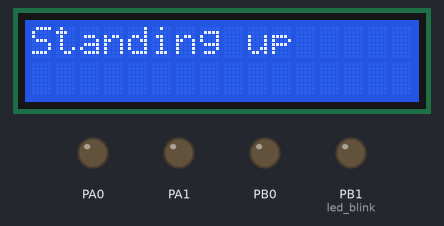
A program run on a simulated ATmega1284P, built with avr-gcc and emulated at 16 MHz. On the bench: 16×2 character LCD, output pins drawn as LEDs (lit = HIGH). Wiring (inferred from the names in the program): character LCD (HD44780): RS PA3; E PA2; data PA4, PA5, PA6, PA7. Pins used as bus, display or sensor lines are not drawn; what the program prints to the serial monitor is not drawn.

Above: at 3.3 s.
At 6.3 s:
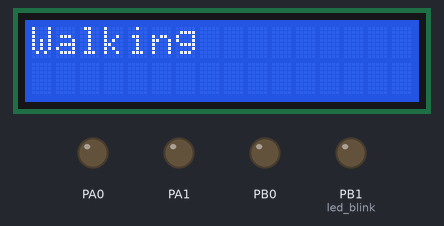
Timing chart, 0 to 7.8 s (numbered marks = the images above):
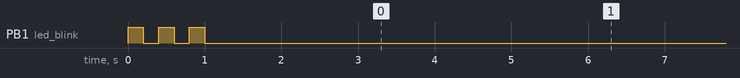

Measured:
- by itself, PB1 (led_blink): alternates HIGH for 0.20 s and LOW for 0.20 s, 6 changes in all, then stays LOW
- what the display in image 0 shows lasts 3.0 s, from 3.3 s to 6.3 s

The program:

styrmodul_halv_duplex.c
```c
#ifndef F_CPU
#define F_CPU 16000000UL                    // Sätt CPU-klockan till 16 MHz
#endif

#include <util/delay.h>
#include <avr/interrupt.h>
#include <avr/io.h>
#include <stdlib.h>
#include "main.h"
#include "alfred_monkaS.h"

// -- USART definitioner
#define TXD0_READY bit_is_set(UCSR0A,5)
#define TXD0_FINISHED bit_is_set(UCSR0A,6)
#define RXD0_READY bit_is_set(UCSR0A,7)
#define TXD0_DATA (UDR0)
#define RXD0_DATA (UDR0)

#define BAUD 1000000
#define BAUDRATE ((F_CPU)/(BAUD*16UL)-1)    //Sätt baudrate för UBRR enligt formel i databladet

//Olika kommandon för servona
typedef enum ServoCommand
{
	PING = 1,
	READ = 2,
	WRITE = 3,
	REG = 4,
	ACTION = 5
} ServoCommand;

/************************************************************************************************************
*******************************************  FUNKTIONER FÖR UART  *******************************************
************************************************************************************************************/

void UART0RecieveMode(void)
{
	UCSR0B = (0<<TXEN0)|(1<<RXEN0);
}

void UART0SendMode(void)
{
	UCSR0B = (1<<TXEN0)|(0<<RXEN0);
}

//Initiera UART
void uart_init (void)
{
	UBRR0H = (unsigned char)(BAUDRATE>>8);			//Skifta registret åt höger med 8 bitar
	UBRR0L = (unsigned char)BAUDRATE;				//Sätt baudrate
	//UCSR0B = (1<<TXEN0)|(1<<RXEN0);					//Enable receiver and transmitter
	UCSR0C = (0<<USBS0)|(1<<UCSZ00)|(1<<UCSZ01)|(0<<UPM01);	//Sätter 1 stoppbit, samt 8bit dataformat
	UART0RecieveMode();
}

//Skicka med UART
void uart_transmit (unsigned char data)
{
	while(!( UCSR0A & (1<<UDRE0)));		//Väntar på att "transmit-buffern" ska bli tom genom att kolla UDRE-flaggan
	UDR0 = data;                        //Ladda in datan i registret (UDR = Uart Data Register)
}

//Ta emot med UART
unsigned char uart_recieve (void)
{
	while(!(UCSR0A & (1<<RXC0)));           //Väntar på att data ska finnas i "receive-buffern" genom att kolla RXCn-flaggan
	return UDR0;                             // return 8-bit data
}

/************************************************************************************************************
**************************************  FUNKTIONER FÖR GET-KOMMANDON  **************************************
************************************************************************************************************/

uint16_t servo_read_status_packet()
{
	uint16_t ValueOfParameters = 0;
	uint8_t Start1 = uart_recieve();
	uint8_t Start2 = uart_recieve();
	uint8_t ID = uart_recieve();
	uint8_t Length = uart_recieve();
	uint8_t Error = uart_recieve();
	uint8_t HelpVariable = 0;
	//Läser av parametervärdena och sparar värdet i ValueOfParameters
	while (Length > 2)
	{
		ValueOfParameters = ValueOfParameters + (uart_recieve() << (8*HelpVariable));
		HelpVariable++;
		Length--;
	}

	//uint8_t	data1 = uart_recieve();
	//uint8_t	data2 = uart_recieve();
	//uint16_t data = data1 + data2*256;
	uint8_t CheckSum = uart_recieve();
	led_blink(1);
	return ValueOfParameters;//*(uint16_t)300/1023;
}


/************************************************************************************************************
**************************************  FUNKTIONER FÖR SET-KOMMANDON  **************************************
************************************************************************************************************/
//Skicka ett kommando till servon
void send_servo_command (const uint8_t servoId, const ServoCommand commandByte, const uint8_t numParams, const uint8_t *params)
{
	UART0SendMode();
	UCSR0A = UCSR0A | (0 << 6); // Gjorde så att vi kunde skicka en instruktion efter en instruktion/read.
	uart_transmit(0xff);
	uart_transmit(0xff);  // 2 stycken startbytes

	uart_transmit(servoId);  // servo-ID
	uint8_t checksum = servoId;

	uart_transmit(numParams + 2);  //Antal parametrar + 2
	uart_transmit((uint8_t)commandByte);  //Kommandot
	checksum += numParams + 2 + commandByte;

	for (uint8_t i = 0; i < numParams; i++)
	{
		uart_transmit(params[i]);  //Parametrar
		checksum += params[i];
	}
	cli(); // Blockera avbrott
	uart_transmit(~checksum);  // checksum
	while(!TXD0_FINISHED) //TXD0 sätts till 1 då all data shiftats ut ifrån usarten
	{
		// Vänta tills den sänt klart det sista
	}
	UART0RecieveMode();
	sei(); // Tillåt interrupts igen
}

//Sätt vinkel för servon
void set_servo_angle (const uint8_t servoId, const float angle)
{
	//if (angle < 0 || angle > 300)
	//return false;
	// angle values go from 0 to 0x3ff (1023)
	const uint16_t angleValue = (uint16_t)(angle * (1023.0 / 300.0));
	const uint8_t highByte = (uint8_t)((angleValue >> 8) & 0xff);
	const uint8_t lowByte = (uint8_t)(angleValue & 0xff);
	const uint8_t params[3] = {GOAL_ANGLE, lowByte, highByte};
	send_servo_command (servoId, WRITE, 3, params);
}

//Välj när ett servo ska skicka tillbaka data.
void set_servo_status_return_level (const uint8_t servoId, const uint8_t returnlevel)
{
	/*  0 Do not respond to any instructions
		1 Respond only to READ_DATA instructions
		2 Respond to all instructions	*/
	const uint8_t params[2] = {RETURN_LEVEL, returnlevel};
	send_servo_command (servoId, WRITE, 2, params);
}

void set_servo_max_speed (const uint8_t servoId, const uint16_t speedValue)
{
	const uint8_t highByte = (uint8_t)((speedValue >> 8) & 0xff);
	const uint8_t lowByte = (uint8_t)(speedValue & 0xff);
	const uint8_t params[3] = {MAX_SPEED, lowByte, highByte};
	send_servo_command(servoId, WRITE, 3, params);
}

//Sätter gräns för tillåten belastning
void set_servo_torque (const uint8_t servoId,
const uint16_t torqueValue)
{
	const uint8_t highByte = (uint8_t)((torqueValue >> 8) & 0xff);
	const uint8_t lowByte = (uint8_t)(torqueValue & 0xff);
	const uint8_t params[3] = {TORQUE, lowByte, highByte};
	send_servo_command(servoId, WRITE, 3, params);
	//if (!getAndCheckResponse (servoId))
	//return false;
}

//Sätter gränser för tillåtna servovinklar
void set_servo_angle_limit (const uint8_t servoId, const uint16_t lowerLimit,
							const uint16_t higherLimit)
{
	const uint8_t highByte1 = (uint8_t)((lowerLimit >> 8) & 0xff);
	const uint8_t lowByte1 = (uint8_t)(lowerLimit & 0xff);
	const uint8_t params1[3] = {LOWER_ANGLE_LIMIT, lowByte1, highByte1};
	send_servo_command(servoId, WRITE, 3, params1);

	const uint8_t highByte2 = (uint8_t)((higherLimit >> 8) & 0xff);
	const uint8_t lowByte2 = (uint8_t)(higherLimit & 0xff);
	const uint8_t params2[3] = {HIGHER_ANGLE_LIMIT, lowByte2, highByte2};
	send_servo_command(servoId, WRITE, 3, params2);
}

//Laddar ett servo med en vinkel som sedan utförs med "action();"
void reg_servo_angle (const uint8_t servoId, const float angle)
{
	const uint16_t angleValue = (uint16_t)(angle * (1023.0 / 300.0));
	const uint8_t highByte = (uint8_t)((angleValue >> 8) & 0xff);
	const uint8_t lowByte = (uint8_t)(angleValue & 0xff);
	const uint8_t params[3] = {GOAL_ANGLE, lowByte, highByte};
	send_servo_command (servoId, REG, 3, params);
}

//Utför de REG_WRITE-instruktioner som servona har laddats med
void action(void)
{
	const uint8_t params[1] = {0};
	send_servo_command (0xfe, ACTION, 0, params);
}

/************************************************************************************************************
*******************************************  INITIERING  ***************************************************
************************************************************************************************************/

void stand(void)
{
	reg_servo_angle(0, STAND_DEG_00);
	reg_servo_angle(3, STAND_DEG_03);
	reg_servo_angle(6, STAND_DEG_06);
	reg_servo_angle(9, STAND_DEG_09);
	reg_servo_angle(12, STAND_DEG_12);
	reg_servo_angle(15, STAND_DEG_15);

	reg_servo_angle(1, STAND_DEG_01);
	reg_servo_angle(4, STAND_DEG_04);
	reg_servo_angle(7, STAND_DEG_07);
	reg_servo_angle(10, STAND_DEG_10);
	reg_servo_angle(13, STAND_DEG_13);
	reg_servo_angle(16, STAND_DEG_16);
	action();

	reg_servo_angle(2, STAND_DEG_02);
	reg_servo_angle(5, STAND_DEG_05);
	reg_servo_angle(8, STAND_DEG_08);
	reg_servo_angle(11, STAND_DEG_11);
	reg_servo_angle(14, STAND_DEG_14);
	reg_servo_angle(17, STAND_DEG_17);
	action();
}

/************************************************************************************************************
*******************************************  FUNKTIONER FÖR ENKSKILDA BEN ***********************************
************************************************************************************************************/

//Funktioner för att förflytta det vänstra främre benet
void front_left_forward_start(void)
{
	reg_servo_angle(0, (STAND_DEG_00 + 5));
	reg_servo_angle(1, (STAND_DEG_01 - 20));
	reg_servo_angle(2, (STAND_DEG_02 + 30));
}

void front_left_forward_end(void)
{
	reg_servo_angle(0, (STAND_DEG_00 - 5));
	reg_servo_angle(1, (STAND_DEG_01 + 60));
	reg_servo_angle(2, (STAND_DEG_02 - 10));
}


//Funktioner för att förflytta det högra främre benet
void front_right_forward_start(void)
{
	reg_servo_angle(15, (STAND_DEG_15 + 5));
	reg_servo_angle(16, (STAND_DEG_16 - 20));
	reg_servo_angle(17, (STAND_DEG_17 + 30));
}
void front_right_forward_end(void)
{
	reg_servo_angle(15, (STAND_DEG_15 - 5));
	reg_servo_angle(16, (STAND_DEG_16 + 60));
	reg_servo_angle(17, (STAND_DEG_17 - 10));
}

//Funktioner för att förflytta det vänstra mellersta benet
void middle_left_forward_start(void)
{
	reg_servo_angle(3, (STAND_DEG_03 - 5));
	reg_servo_angle(4, (STAND_DEG_04 + 15));
	reg_servo_angle(5, STAND_DEG_05);
}

void middle_left_forward_end(void)
{
	reg_servo_angle(3, (STAND_DEG_03 + 5));
	reg_servo_angle(4, (STAND_DEG_04 - 15));
	reg_servo_angle(5, (STAND_DEG_05 + 30)); //tidigare 230
}

//Funktioner för att förflytta det högra mellersta benet
void middle_right_forward_start(void)
{
	reg_servo_angle(12, (STAND_DEG_12 - 5));
	reg_servo_angle(13, (STAND_DEG_13 + 15));
	reg_servo_angle(14, STAND_DEG_14);
}

void middle_right_forward_end(void)
{
	reg_servo_angle(12, (STAND_DEG_12 + 5));
	reg_servo_angle(13, (STAND_DEG_13 - 15));
	reg_servo_angle(14, (STAND_DEG_14 + 30));
}

//Funktioner för att förflytta det bakre vänstra benet
void back_left_forward_start(void)
{
	reg_servo_angle(6, (STAND_DEG_06 + 5));
	reg_servo_angle(7, (STAND_DEG_07 + 20));
	reg_servo_angle(8, (STAND_DEG_08 - 10));
}

void back_left_forward_end(void)
{
	reg_servo_angle(6, (STAND_DEG_06 - 5));
	reg_servo_angle(7, (STAND_DEG_07 - 5));
	reg_servo_angle(8, (STAND_DEG_08 + 10));
}

//Funktioner för att förflytta det högra bakre benet
void back_right_forward_start(void)
{
	reg_servo_angle(9, (STAND_DEG_09 + 5));
	reg_servo_angle(10, (STAND_DEG_10 + 20));
	reg_servo_angle(11, (STAND_DEG_11 - 10));
}

void back_right_forward_end(void)
{
	reg_servo_angle(9, (STAND_DEG_09 - 5));
	reg_servo_angle(10, (STAND_DEG_10 - 5));
	reg_servo_angle(11, (STAND_DEG_11 + 10));
}

/************************************************************************************************************
*******************************************  HÅRDKODAD GÅNG  ***********************************************
************************************************************************************************************/

void theos_forward_walk_start(void)
{
	back_left_forward_start();
	middle_right_forward_start();
	front_left_forward_start();

	back_right_forward_start();
	middle_left_forward_start();
	front_right_forward_start();
}

void theos_forward_walk_end(void)
{
	back_left_forward_end();
	middle_right_forward_end();
	front_left_forward_end();

	back_right_forward_end();
	middle_left_forward_end();
	front_right_forward_end();
}

/************************************************************************************************************
********************************************  ÖVRIGA FUNKTIONER  ********************************************
************************************************************************************************************/
void servo_init(void)
{
	set_servo_max_speed(0xfe, 100);
	set_servo_status_return_level(0xfe, 0x01); //Skicka bara return-packet när READ används
}

void led_blink(uint16_t i)
{
	if (i< 0)
	return;
	//Blink LED "i" number of times
	for (; i>0; --i)
	{
		PORTB|=(1<<1);
		_delay_ms(200);
		PORTB=(0<<1);
		_delay_ms(200);
	}
}

int main (void)
{
	DDRB |= 0x03;
	led_blink(3);
	uart_init();
	LCD_Init();

	set_servo_status_return_level(0xfe, 0x01);
	set_servo_torque(0xfe, 1023);
	set_servo_max_speed(0xfe, 130);
	_delay_ms(2000);

	const uint8_t params[2] = {PRESENT_ANGLE, 0x02};

	char *lcd_value = "0";
	uint16_t return_packet;
	LCD_Clear();
	LCD_String("Standing up");
	stand();
	_delay_ms(3000);
	LCD_Clear();
	LCD_String("Walking");


	while(1)
	{
		//set_servo_angle(0x06, 80);
		//_delay_ms(2000);
		theos_forward_walk_start();
		action();
		_delay_ms(500);
		theos_forward_walk_end();
		action();
		_delay_ms(500);

		//for(int i = 0; i <= 125; i+=5)
		//{
			//set_servo_angle(0x06, (80 + i));
			//_delay_ms(50);
			//send_servo_command (0x06, READ, 2, params);
			//return_packet = servo_read_status_packet();
			//_delay_ms(30);
			//LCD_Clear();
			//LCD_String("PRESENT ANGLE:");
			//LCD_Command(0xc0);
			//itoa(return_packet*0.293255, lcd_value, 10);						//Konvertera return_packet till string. Spara i lcd_value. Talbas 10
			//LCD_String(lcd_value);									// Write string on 2nd line
			//_delay_ms(140);
		//}
	}
	return 0;
}


//theos_forward_walk_start();
//action();
//_delay_ms(500);
//theos_forward_walk_end();
//action();
//_delay_ms(500);
```

alfred_monkaS.c
```c
/*
 * alfred_monkaS.c
 *
 * Created: 4/10/2018 1:36:23 PM
 *  Author: ludju571
 */
#include "alfred_monkaS.h"
#define F_CPU 16000000UL

void LCD_Command( unsigned char cmnd )
{
	LCD_Port = (LCD_Port & 0x0F) | (cmnd & 0xF0);   /* sending upper nibble */
	LCD_Port &= ~ (1<<RS);							/* RS=0, command reg. */
	LCD_Port |= (1<<EN);							/* Enable pulse */
	_delay_us(1);
	LCD_Port &= ~ (1<<EN);

	_delay_us(200);

	LCD_Port = (LCD_Port & 0x0F) | (cmnd << 4);		 /* sending lower nibble */
	LCD_Port |= (1<<EN);
	_delay_us(1);
	LCD_Port &= ~ (1<<EN);
	_delay_ms(2);
}


void LCD_Char( unsigned char data )
{
	LCD_Port = (LCD_Port & 0x0F) | (data & 0xF0);   /* sending upper nibble */
	LCD_Port |= (1<<RS);							/* RS=1, data reg. */
	LCD_Port|= (1<<EN);
	_delay_us(1);
	LCD_Port &= ~ (1<<EN);

	_delay_us(200);

	LCD_Port = (LCD_Port & 0x0F) | (data << 4); /* sending lower nibble */
	LCD_Port |= (1<<EN);
	_delay_us(1);
	LCD_Port &= ~ (1<<EN);
	_delay_ms(2);
}

void LCD_Init (void)					/* LCD Initialize function */
{
	LCD_Dir = 0xFF;						/* Make LCD command port direction as o/p */
	_delay_ms(20);						/* LCD Power ON delay always >15ms */

	LCD_Command(0x33);
	LCD_Command(0x32);		    		/* send for 4 bit initialization of LCD  */
	LCD_Command(0x28);              	/* Use 2 line and initialize 5*7 matrix in (4-bit mode)*/
	LCD_Command(0x0c);              	/* Display on cursor off*/
	LCD_Command(0x06);              	/* Increment cursor (shift cursor to right)*/
	LCD_Command(0x01);              	/* Clear display screen*/
	_delay_ms(2);
	LCD_Command (0x80);					/* Cursor 1st row 0th position */
}


void LCD_String (char *str)				/* Send string to LCD function */
{
	int i;
	for(i=0;str[i]!=0;i++)				/* Send each char of string till the NULL */
	{
		LCD_Char (str[i]);
	}
}

void LCD_String_xy (char row, char pos, char *str)	/* Send string to LCD with xy position */
{
	if (row == 0 && pos<16)
	LCD_Command((pos & 0x0F)|0x80);		/* Command of first row and required position<16 */
	else if (row == 1 && pos<16)
	LCD_Command((pos & 0x0F)|0xC0);		/* Command of first row and required position<16 */
	LCD_String(str);					/* Call LCD string function */
}

void LCD_Clear()
{
	LCD_Command (0x01);					/* Clear display */
	_delay_ms(2);
	LCD_Command (0x80);					/* Cursor 1st row 0th position */
}

 /*
int main()
{
	while(1)
	{
		LCD_Init();							// Initialization of LCD
		LCD_String("OlovmonkaS");			// Write string on 1st line of LCD
		LCD_Command(0xc0);					// Go to 2nd line
		LCD_String("xd Lul");				// Write string on 2nd line
		_delay_ms(2000);
		LCD_Clear();
		_delay_ms(300);
	}
}
*/
```

alfred_monkaS.h
```c
#ifndef LCD_H
#define LCD_H

#include <inttypes.h>
#include <avr/pgmspace.h>


#define F_CPU 16000000UL
#include <avr/io.h>
#include <util/delay.h>

#define LCD_Dir DDRA					// LCD data port direction
#define LCD_Port PORTA					// LCD data port
#define RS PINA3						// Signalpin för Register Select (data reg./command reg.)
#define EN PINA2 						// Signalpin för Enable

void LCD_Command( unsigned char cmnd );

void LCD_Char( unsigned char data );

void LCD_Init (void);

void LCD_String (char *str);

void LCD_String_xy (char row, char pos, char *str);

void LCD_Clear();


#endif
```

main.h
```c
#ifndef MAIN_H
# define MAIN_H


//Adresser i EEPROM dit olika data skrivs
#define MAX_SPEED				   0x20
#define GOAL_ANGLE				   0x1e
#define TORQUE					   0x22
#define RETURN_LEVEL			   0x10 //När servot ska skicka tillbaka data
#define LOWER_ANGLE_LIMIT    	   0x06 //Nedre vinkelgräns
#define HIGHER_ANGLE_LIMIT         0x08 //Övre vinkelgräns
#define PRESENT_ANGLE			   0X24

//Startvinklar då roboten står upp
#define STAND_DEG_00				150
#define STAND_DEG_03				150
#define STAND_DEG_06				150
#define STAND_DEG_09				150
#define STAND_DEG_12				150
#define STAND_DEG_15				150

#define STAND_DEG_01				 90
#define STAND_DEG_04				 90
#define STAND_DEG_07				 90
#define STAND_DEG_10				210
#define STAND_DEG_13				210
#define STAND_DEG_16				210

#define STAND_DEG_02				230
#define STAND_DEG_05				230
#define STAND_DEG_08				230
#define STAND_DEG_11				 70
#define STAND_DEG_14				 70
#define STAND_DEG_17				 70


#endif
```
